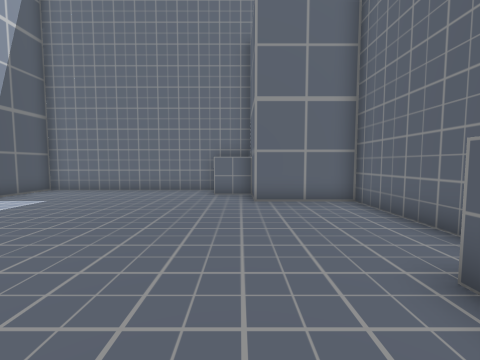
View 1 (above)

16 first-person views from a walk through a 3-D level made in the Unity game engine. The camera is 1.2 m above the floor, tilts 4° down and sees 90° across. The floor is counted in squares, 1 m on a side. Each view is taken from the middle of a square. On the plan, view 1 faces up. The plan holds only what a view shows up to about 12 squares ahead; the rest is blank. Some surface patterns are stand-ins.

View 2
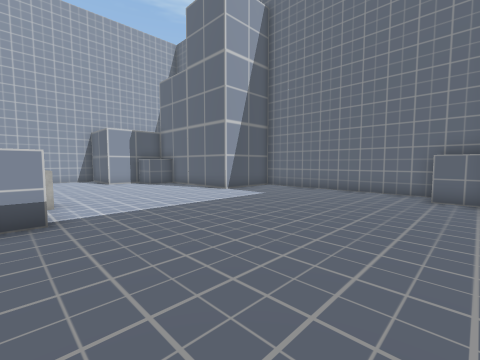

View 3
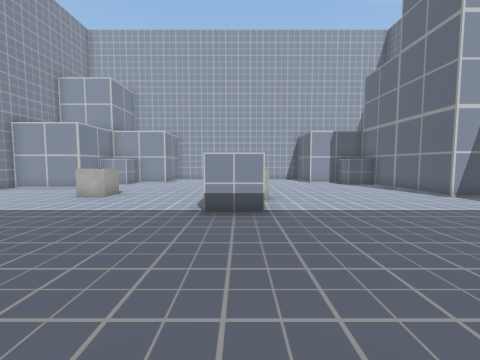

View 4
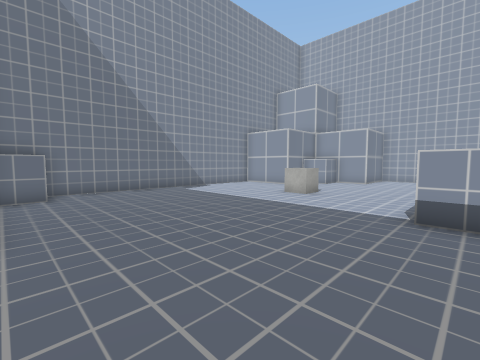

View 5
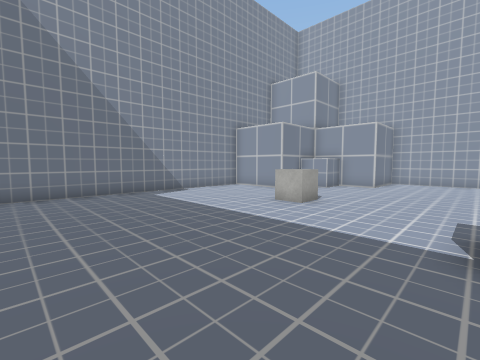

View 6
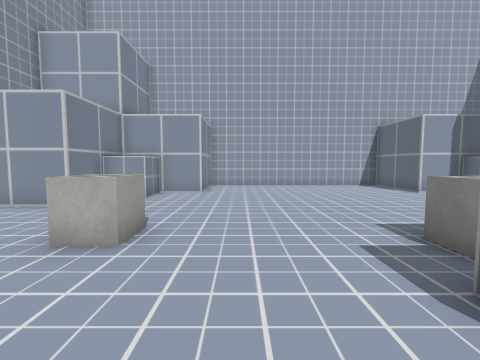

View 7
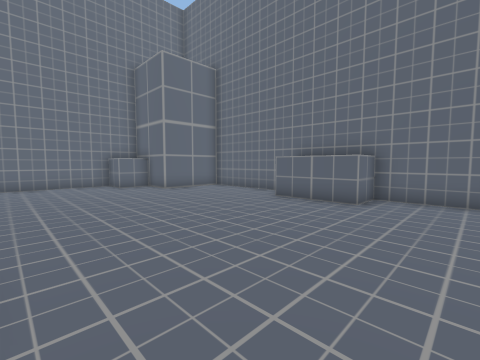

View 8
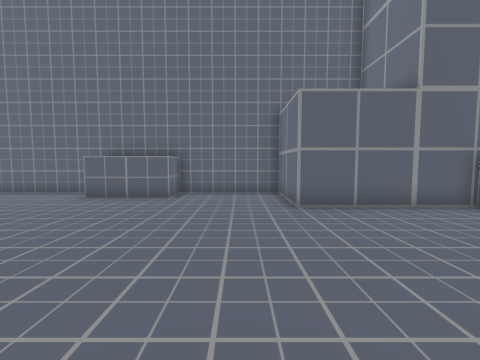

View 9
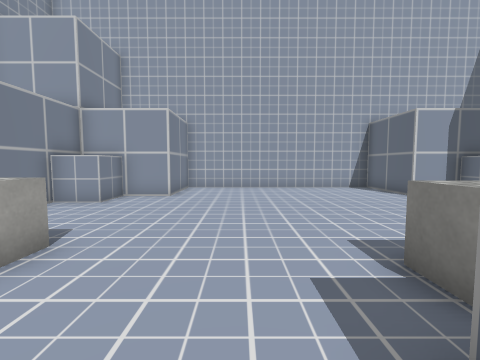

View 10
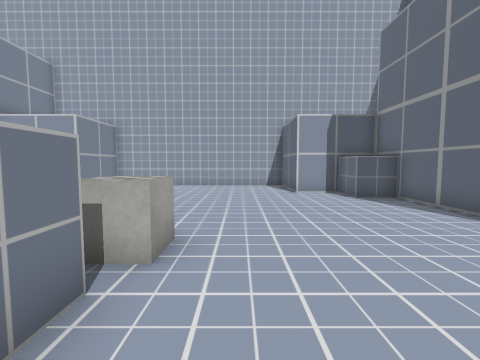

View 11
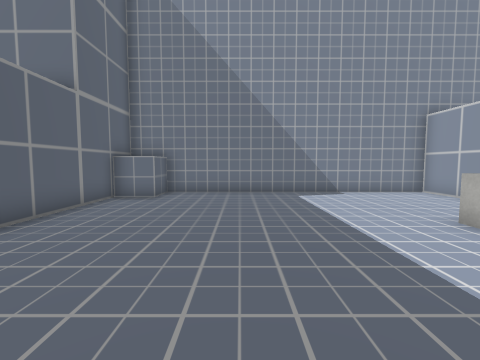

View 12
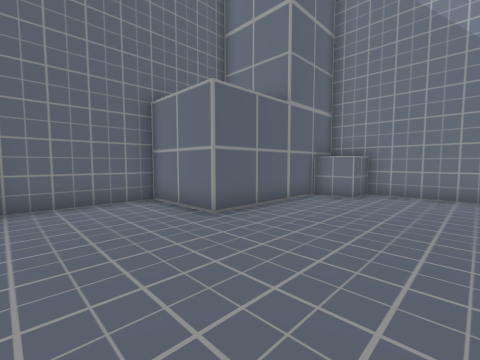

View 13
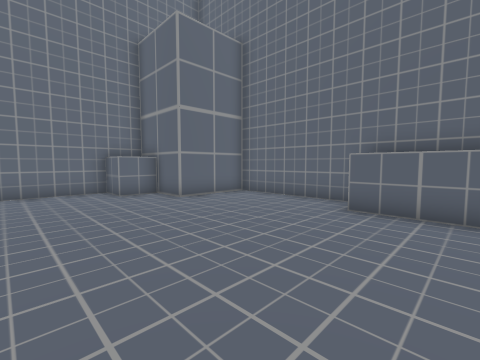

View 14
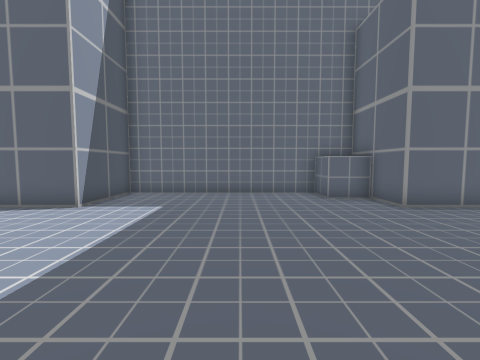

View 15
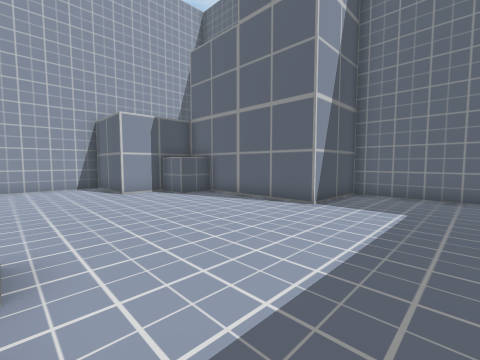

View 16
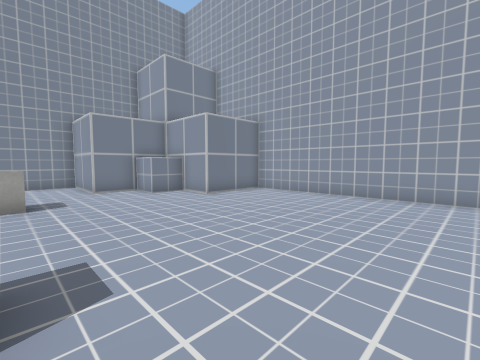

### Floor plan
Points are (right, up) in squares from view 1. A wall is a line through its corners. A room is listed if a view was taken in it or the views show most of it. See-through windows are left out.
Room 1 (views 1, 2, 3, 4, 5, 6, 7, 8, 9, 10, 11, 12, 13, 14, 15, 16)
walls: (3.6, 2.4) (3.6, 7.5) (0.4, 7.5) (0.4, 10.6); (-1.4, 10.6) (-8.4, 10.6) (-8.4, 7.5) (-14.7, 7.5) (-14.7, 4.3) (-17.9, 4.3) (-17.9, -4.6) (-14.7, -4.6) (-14.7, -7.7) (-11.6, -7.7) (-11.6, -10.9) (0.4, -10.9) (0.4, -4.6) (3.6, -4.6) (3.6, -0.5)
objects: other object (-14, -7) to (-13, -6); other object (-14, 6) to (-13, 7); other object (-9, -6) to (-9, -5); other object (-9, 0) to (-8, 1); other object (-7, -1) to (-6, 0); other object (-1, -10) to (0, -10); other object (-1, 9) to (0, 11); other object (2, 0) to (4, 0); other object (2, 1) to (2, 2); other object (4, 1) to (4, 2)

Where each view was taken, in squares from view 1:
view 1: 0 up, 0 right, facing up
view 2: 0 up, 0 right, facing up-left
view 3: 0 up, 0 right, facing left
view 4: 0 up, 0 right, facing down-left
view 5: 1 down, 2 left, facing down-left
view 6: 3 down, 5 left, facing left
view 7: 3 down, 5 left, facing up-right
view 8: 3 down, 6 left, facing right
view 9: 2 down, 6 left, facing left
view 10: 2 up, 5 left, facing left
view 11: 1 down, 4 left, facing down
view 12: 1 down, 4 left, facing down-right
view 13: 0 up, 4 left, facing up-right
view 14: 1 up, 4 left, facing up
view 15: 1 up, 5 left, facing up-left
view 16: 3 up, 9 left, facing down-left
